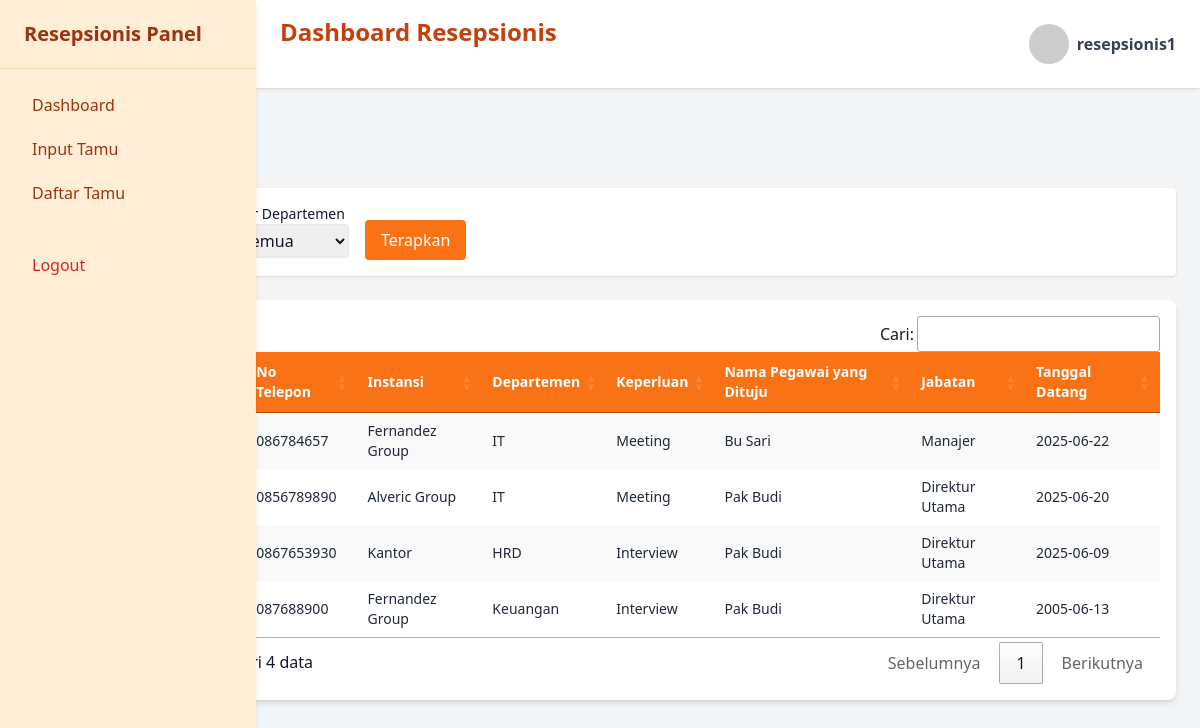
Page /resepsionis/daftar_tamu.php (signed in) on the committed database.
### tables this page shows
CREATE TABLE `tamu` (
  `id` int(11) NOT NULL,
  `nama` varchar(100) DEFAULT NULL,
  `tanggal` date DEFAULT NULL,
  `keperluan` varchar(100) DEFAULT NULL,
  `petugas` varchar(100) DEFAULT NULL,
  `departemen` varchar(100) DEFAULT NULL,
  `telepon` varchar(20) DEFAULT NULL,
  `instansi` varchar(100) DEFAULT NULL
);

CREATE TABLE `petugas` (
  `id` int(11) NOT NULL,
  `nama_petugas` varchar(100) NOT NULL,
  `id_jabatan` int(11) DEFAULT NULL
);

CREATE TABLE `jabatan` (
  `id` int(11) NOT NULL,
  `nama_jabatan` varchar(100) NOT NULL,
  `created_at` timestamp NOT NULL DEFAULT current_timestamp()
);

### resepsionis/daftar_tamu.php (the view, shortened to what this page needs)
<?php
include '../config/koneksi.php';
include '../layouts/sidebar-resepsionis.php';
$where = "WHERE 1";
$query = "SELECT tamu.*, petugas.nama_petugas, jabatan.nama_jabatan
          FROM tamu
          JOIN petugas ON tamu.petugas = petugas.nama_petugas
          JOIN jabatan ON petugas.id_jabatan = jabatan.id
          $where
          ORDER BY tamu.tanggal DESC";
$result = mysqli_query($conn, $query);
?>
<!DOCTYPE html>
<html lang="id">
<head>
  <script src="https://cdn.tailwindcss.com"></script>
  <link rel="stylesheet" href="https://cdn.datatables.net/1.13.6/css/jquery.dataTables.min.css">
  <link rel="stylesheet" href="https://cdn.datatables.net/buttons/2.4.2/css/buttons.dataTables.min.css">
</head>
<body class="font-sans text-gray-900 bg-gray-100">
  <header class="bg-white py-4 px-6 shadow flex justify-between items-center fixed top-0 left-64 right-0 z-40">
    <h1 class="text-2xl font-bold mb-6 text-orange-700">Dashboard Resepsionis</h1>
    <div id="profileBtn" class="flex items-center gap-2 cursor-pointer relative">
      <img src="https://i.pravatar.cc/40?u=resepsionis" class="w-10 h-10 rounded-full object-cover" alt="resepsionis">
      <span class="font-semibold text-gray-700"><?= htmlspecialchars($_SESSION['username']) ?></span>
    </div>
  </header>
  <div class="pt-32 max-w-7xl mx-auto p-6">
    <h1 class="text-3xl font-bold mb-6 text-orange-700">Daftar Tamu</h1>
    <form method="GET" class="mb-6 flex flex-wrap gap-4 bg-white p-4 rounded shadow">
      <div>
        <label class="block text-sm font-medium">Filter Tanggal</label>
      </div>
      <div>
        <label class="block text-sm font-medium">Filter Departemen</label>
        <select name="departemen" class="border rounded px-3 py-1">
          <option value="">Semua</option>
        </select>
      </div>
      <div class="flex items-end">
        <button type="submit" class="bg-orange-500 text-white px-4 py-2 rounded hover:bg-orange-600">Terapkan</button>
      </div>
    </form>
    <div class="bg-white shadow-md rounded-lg p-4">
      <div class="overflow-x-auto">
        <table id="tabelTamu" class="stripe hover w-full text-sm text-left text-gray-800 mt-6">
          <thead class="bg-orange-500 text-white">
            <tr>
              <th>No</th>
              <th>Nama Perwakilan</th>
              <th>No Telepon</th>
              <th>Instansi</th>
              <th>Departemen</th>
              <th>Keperluan</th>
              <th>Nama Pegawai yang Dituju</th>
              <th>Jabatan</th>
              <th>Tanggal Datang</th>
            </tr>
          </thead>
          <tbody>
            <?php $no = 1; while($row = mysqli_fetch_assoc($result)): ?>
              <tr>
                <td><?= $no++; ?></td>
                <td><?= htmlspecialchars($row['nama']); ?></td>
                <td><?= htmlspecialchars($row['telepon']); ?></td>
                <td><?= htmlspecialchars($row['instansi']); ?></td>
                <td><?= htmlspecialchars($row['departemen']); ?></td>
                <td><?= htmlspecialchars($row['keperluan']); ?></td>
                <td><?= htmlspecialchars($row['nama_petugas']); ?></td>
                <td><?= htmlspecialchars($row['nama_jabatan']); ?></td>
                <td><?= htmlspecialchars($row['tanggal']); ?></td>
              </tr>
            <?php endwhile; ?>
          </tbody>
        </table>
      </div>
    </div>
  </div>
</body>
</html>

### rows in the picture
tamu: telepon "086784657", instansi "Fernandez Group", departemen "IT", keperluan "Meeting", petugas.nama_petugas "Bu Sari", jabatan.nama_jabatan "Manajer", tanggal "2025-06-22"
tamu: telepon "0856789890", instansi "Alveric Group", departemen "IT", keperluan "Meeting", petugas.nama_petugas "Pak Budi", jabatan.nama_jabatan "Direktur Utama", tanggal "2025-06-20"
tamu: telepon "0867653930", instansi "Kantor", departemen "HRD", keperluan "Interview", petugas.nama_petugas "Pak Budi", jabatan.nama_jabatan "Direktur Utama", tanggal "2025-06-09"
tamu: telepon "087688900", instansi "Fernandez Group", departemen "Keuangan", keperluan "Interview", petugas.nama_petugas "Pak Budi", jabatan.nama_jabatan "Direktur Utama", tanggal "2005-06-13"

### other values in the picture
$_SESSION['username'] "resepsionis1"
